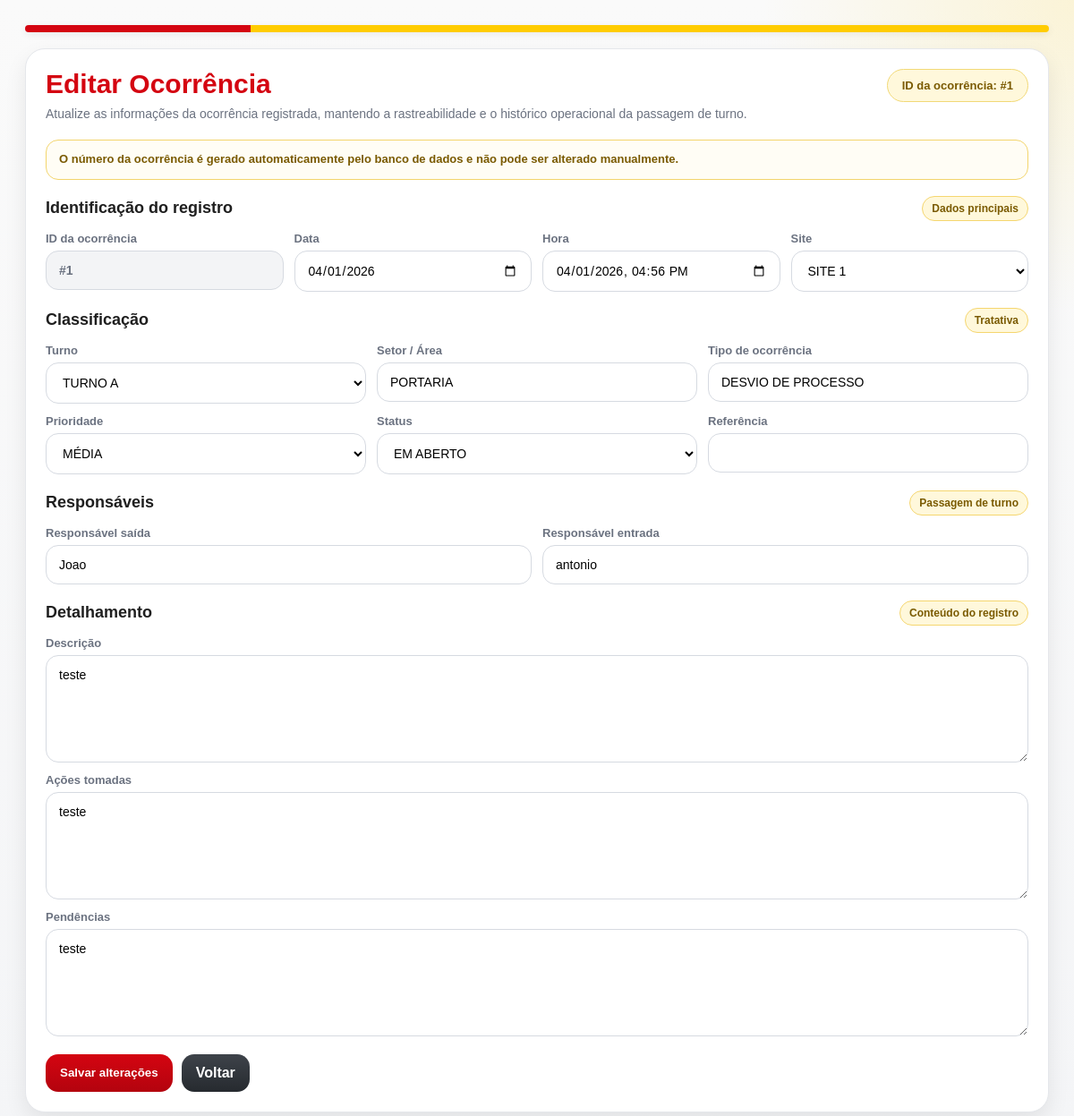
The app's page /ocorrencias/1/editar (signed in), older data.
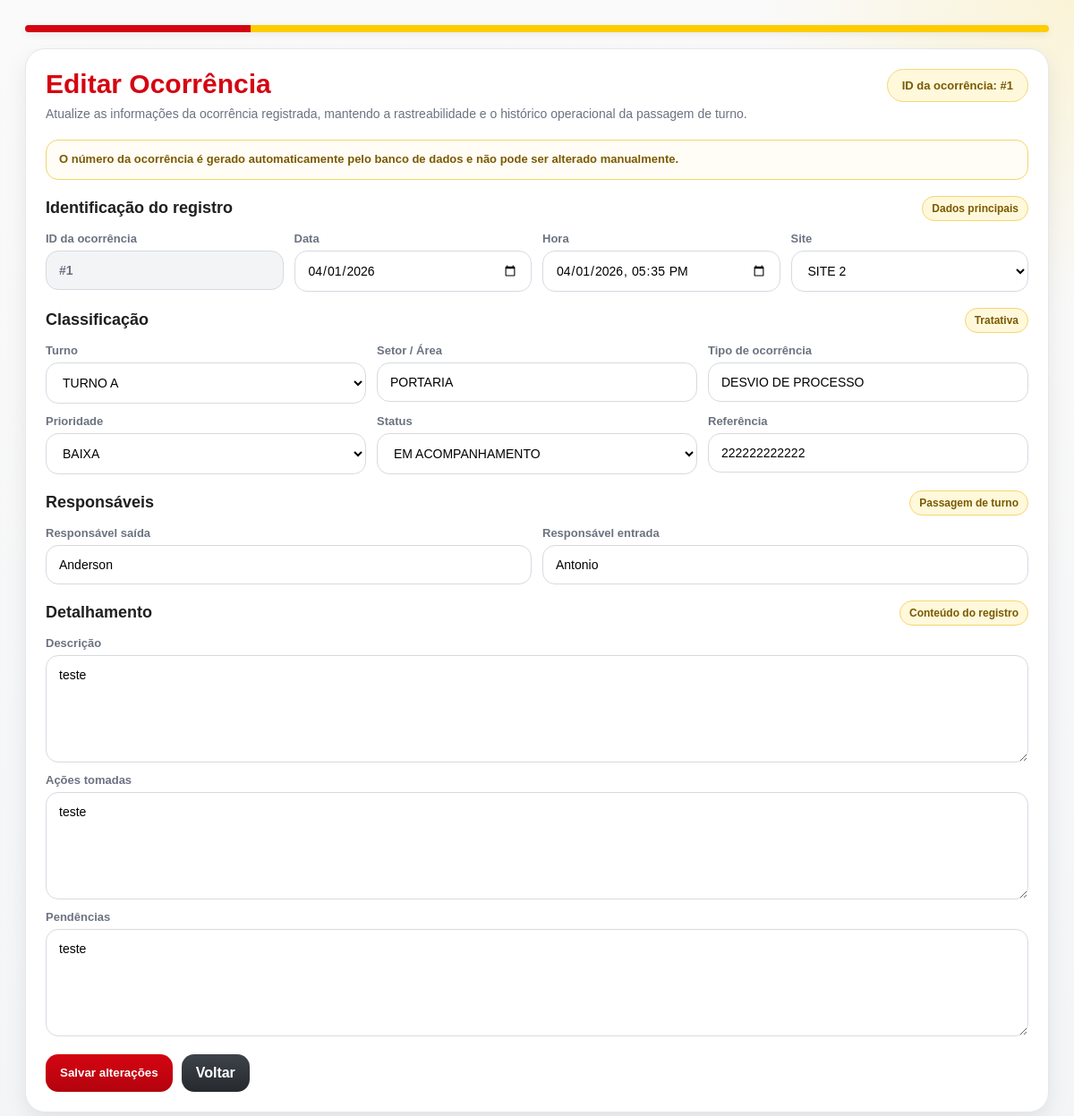
The same page, newer data.
### app.py (models this page shows, shortened)
class OcorrenciaTurno(db.Model):
    __tablename__ = "ocorrencias_turno"
    id = db.Column(db.Integer, primary_key=True)
    data_ocorrencia = db.Column(db.Date, nullable=False, default=date.today)
    data_hora_registro = db.Column(db.DateTime, nullable=False, default=datetime.now)
    site = db.Column(db.String(80), nullable=False)
    turno = db.Column(db.String(30), nullable=False)
    setor = db.Column(db.String(100), nullable=False)
    tipo_ocorrencia = db.Column(db.String(100), nullable=False)
    prioridade = db.Column(db.String(20), nullable=False)
    responsavel_saida = db.Column(db.String(120), nullable=False)
    responsavel_entrada = db.Column(db.String(120), nullable=False)
    descricao = db.Column(db.Text, nullable=False)
    acoes_tomadas = db.Column(db.Text, nullable=True)
    pendencias = db.Column(db.Text, nullable=True)
    status = db.Column(db.String(40), nullable=False)
    referencia = db.Column(db.String(80), nullable=True)
    criado_por = db.Column(db.String(120), nullable=True)
    created_at = db.Column(db.DateTime, nullable=False, default=datetime.now)
    updated_at = db.Column(db.DateTime, nullable=True)

### app.py (the view, shortened to what this page needs)
@app.route("/ocorrencias/<int:ocorrencia_id>/editar", methods=["GET", "POST"])
@login_required
def editar_ocorrencia(ocorrencia_id):
    ocorrencia = OcorrenciaTurno.query.get_or_404(ocorrencia_id)
    return render_template("ocorrencia_form.html", ocorrencia=ocorrencia)

### app.py (called while the page is built)
def login_required(funcao):
    @wraps(funcao)
    def wrapper(*args, **kwargs):
        if not session.get("user_id"):
            flash("Faça login para acessar o sistema.", "warning")
            return redirect(url_for("login"))
        return funcao(*args, **kwargs)
    return wrapper

### templates/ocorrencia_form.html (shortened to what the changed rows need)
<!doctype html>
<html lang="pt-br">
<head>
</head>
<body>
  <div class="wrap">
    <div class="card">
      <div class="hero">
        <div>
          <h1>Editar Ocorrência</h1>
          <p>
          </p>
        </div>
        <div class="id-chip">
          ID da ocorrência: #{{ ocorrencia.id }}
        </div>
      </div>
      <form method="POST" style="margin-top:18px;">
        <div class="section">
          <div class="row">
            <div class="field">
              <label>ID da ocorrência</label>
              <input type="text" class="readonly-field" value="#{{ ocorrencia.id }}" readonly>
            </div>
            <div class="field">
              <label>Data</label>
              <input type="date" name="data_ocorrencia" value="{{ ocorrencia.data_ocorrencia.strftime('%Y-%m-%d') }}" required>
            </div>
            <div class="field">
              <label>Hora</label>
              <input type="datetime-local" name="data_hora_registro" value="{{ ocorrencia.data_hora_registro.strftime('%Y-%m-%dT%H:%M') }}" required>
            </div>
            <div class="field">
              <label>Site</label>
              <select name="site" required>
                <option value="SITE 1" {% if ocorrencia.site == 'SITE 1' %}selected{% endif %}>SITE 1</option>
                <option value="SITE 2" {% if ocorrencia.site == 'SITE 2' %}selected{% endif %}>SITE 2</option>
              </select>
            </div>
          </div>
        </div>
        <div class="section">
          <div class="row">
            <div class="field">
              <label>Turno</label>
              <select name="turno" required>
                <option value="TURNO A" {% if ocorrencia.turno == 'TURNO A' %}selected{% endif %}>TURNO A</option>
              </select>
            </div>
            <div class="field">
              <label>Setor / Área</label>
              <input type="text" name="setor" value="{{ ocorrencia.setor }}" required>
            </div>
            <div class="field">
              <label>Tipo de ocorrência</label>
              <input type="text" name="tipo_ocorrencia" value="{{ ocorrencia.tipo_ocorrencia }}" required>
            </div>
          </div>
          <div class="row">
            <div class="field">
              <label>Prioridade</label>
              <select name="prioridade" required>
                <option value="BAIXA" {% if ocorrencia.prioridade == 'BAIXA' %}selected{% endif %}>BAIXA</option>
                <option value="MEDIA" {% if ocorrencia.prioridade == 'MEDIA' %}selected{% endif %}>MÉDIA</option>
              </select>
            </div>
            <div class="field">
              <label>Status</label>
              <select name="status" required>
                <option value="EM ABERTO" {% if ocorrencia.status == 'EM ABERTO' %}selected{% endif %}>EM ABERTO</option>
                <option value="EM ACOMPANHAMENTO" {% if ocorrencia.status == 'EM ACOMPANHAMENTO' %}selected{% endif %}>EM ACOMPANHAMENTO</option>
              </select>
            </div>
            <div class="field">
              <label>Referência</label>
              <input type="text" name="referencia" value="{{ ocorrencia.referencia or '' }}">
            </div>
          </div>
        </div>
        <div class="section">
          <div class="row">
            <div class="field">
              <label>Responsável saída</label>
              <input type="text" name="responsavel_saida" value="{{ ocorrencia.responsavel_saida }}" required>
            </div>
            <div class="field">
              <label>Responsável entrada</label>
              <input type="text" name="responsavel_entrada" value="{{ ocorrencia.responsavel_entrada }}" required>
            </div>
          </div>
        </div>
        <div class="section">
          <div class="field">
            <label>Descrição</label>
            <textarea name="descricao" required>{{ ocorrencia.descricao }}</textarea>
          </div>
          <div class="field">
            <label>Ações tomadas</label>
            <textarea name="acoes_tomadas">{{ ocorrencia.acoes_tomadas or '' }}</textarea>
          </div>
          <div class="field">
            <label>Pendências</label>
            <textarea name="pendencias">{{ ocorrencia.pendencias or '' }}</textarea>
          </div>
        </div>
      </form>
    </div>
  </div>
</body>
</html>

Row changes from the older to the newer data that the page shows:
changed OcorrenciaTurno "TURNO A": data_hora_registro "04/01/2026 16:56" → "04/01/2026 17:35"; site "SITE 1" → "SITE 2"; prioridade "MÉDIA" → "BAIXA"; status "EM ABERTO" → "EM ACOMPANHAMENTO"; referencia (not shown) → "222222222222"; responsavel_saida "Joao" → "Anderson"; responsavel_entrada "antonio" → "Antonio"
